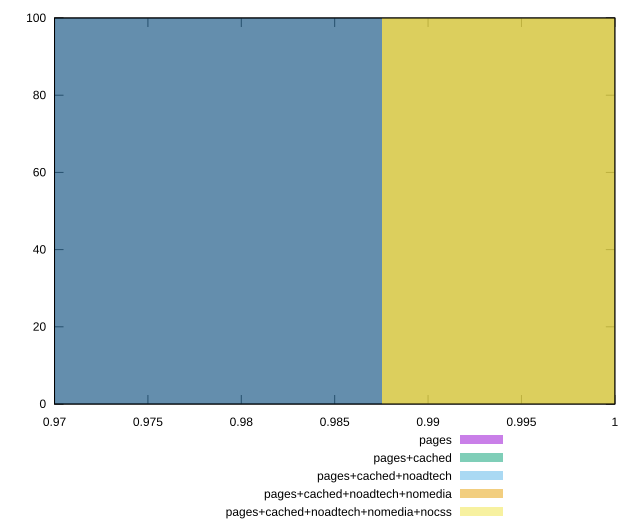

Recreate this plot in gnuplot.
reset

$pages <<EOF
0.9769392560154587 100
EOF

$pagesCached <<EOF
0.9769392560154587 100
EOF

$pagesCachedNoadtech <<EOF
0.9981770659288383 100
EOF

$pagesCachedNoadtechNomedia <<EOF
0.9981770659288383 100
EOF

$pagesCachedNoadtechNomediaNocss <<EOF
0.9981770659288383 100
EOF

set key outside below
set boxwidth 0.02123780991337954
set xrange [0.97:1]
set yrange [0:100]
set trange [0:100]
set style fill transparent solid 0.5 noborder
set terminal svg size 640, 530 enhanced background rgb 'white'
set output "report_00019_2021-02-10T18-14-37.922Z//total-byte-weight/comparison/histogram/all_score.svg"

plot $pages title "pages" with boxes, \
     $pagesCached title "pages+cached" with boxes, \
     $pagesCachedNoadtech title "pages+cached+noadtech" with boxes, \
     $pagesCachedNoadtechNomedia title "pages+cached+noadtech+nomedia" with boxes, \
     $pagesCachedNoadtechNomediaNocss title "pages+cached+noadtech+nomedia+nocss" with boxes

reset
